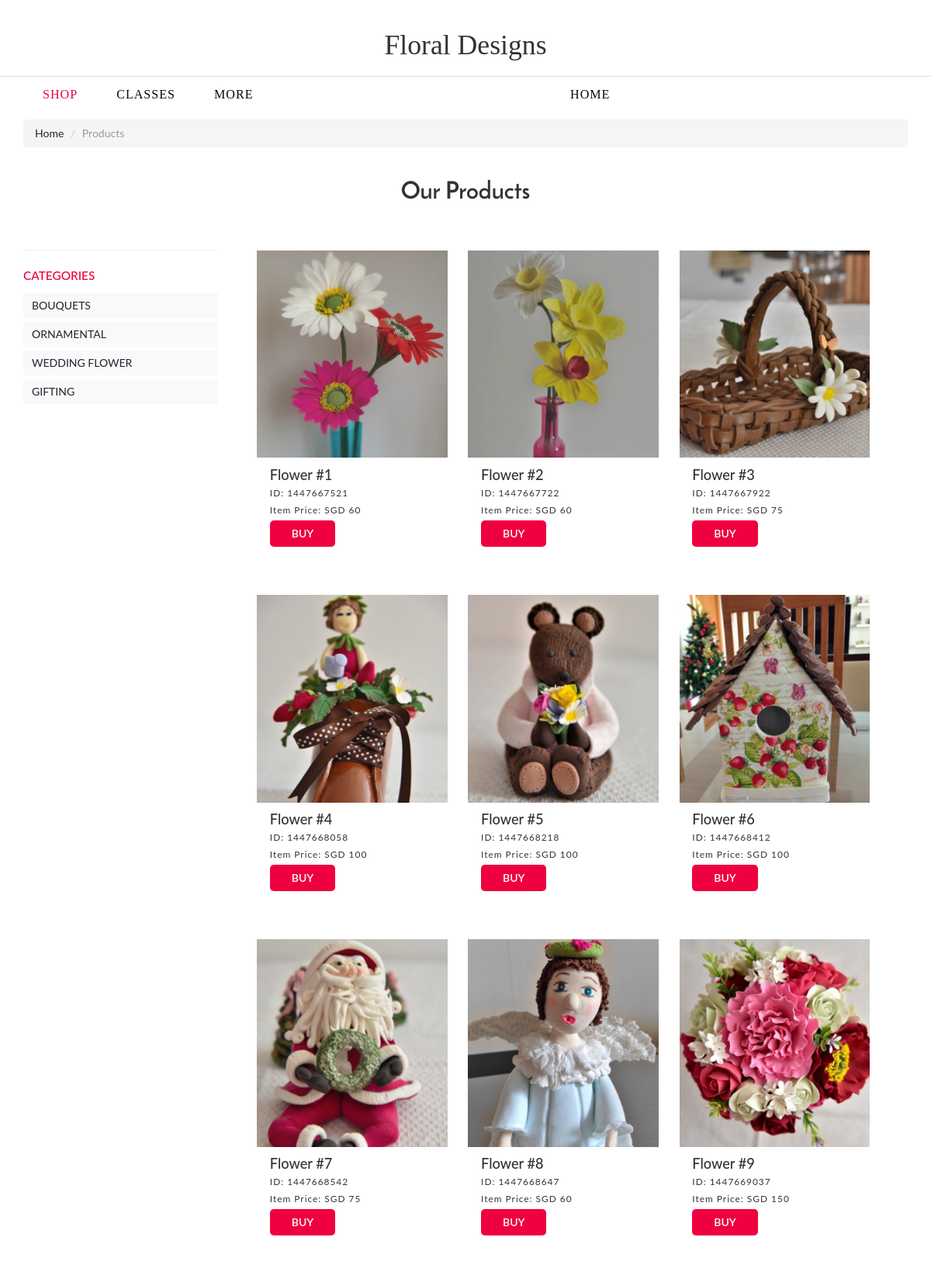
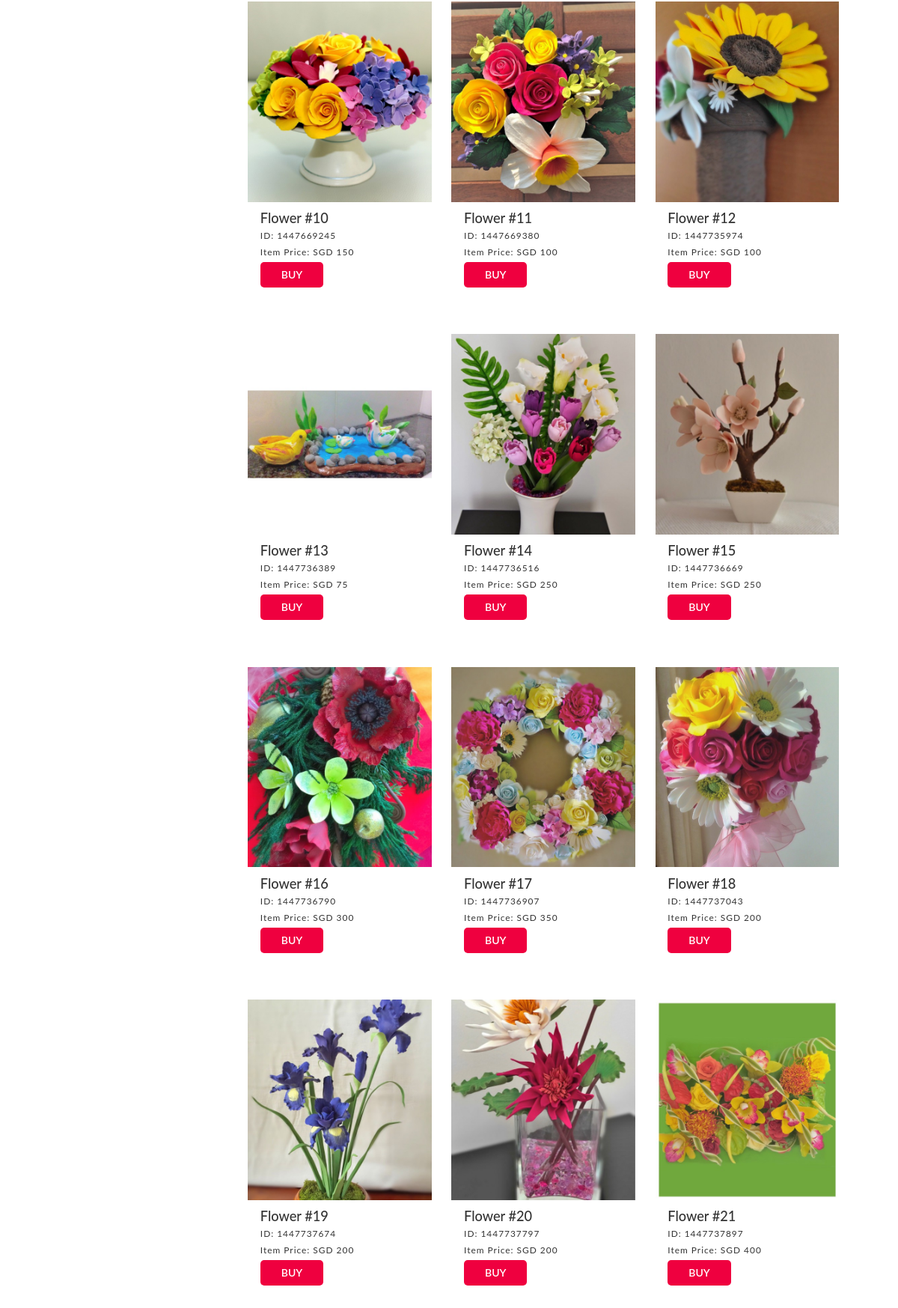
Page /product1.php (upper part) on the committed database (2 pictures, top to bottom).
### tables this page shows
CREATE TABLE `product_reg` (
  `id` int(11) NOT NULL,
  `name` varchar(200) NOT NULL,
  `description` varchar(1200) NOT NULL,
  `stock` int(11) NOT NULL,
  `mrp` float NOT NULL,
  `price` float NOT NULL,
  `field1` varchar(200) NOT NULL,
  `field2` varchar(200) NOT NULL,
  `field3` varchar(200) NOT NULL,
  `field4` varchar(200) NOT NULL,
  `field5` varchar(200) NOT NULL,
  `category` enum('BOUQUETS','ORNAMENTAL','WEDDING FLOWER','GIFTING') NOT NULL,
  `image1` varchar(200) NOT NULL,
  `image2` varchar(200) NOT NULL,
  `image3` varchar(200) NOT NULL,
  `image4` varchar(200) NOT NULL,
  PRIMARY KEY (`id`)
);

### product1.php (the view, shortened to what this page needs)
<?php
include('connect.php');
?>
<!DOCTYPE html>
<html>
<head>
<link href="css/bootstrap.css" rel="stylesheet" type="text/css" media="all" />
<link href="css/style.css" rel="stylesheet" type="text/css" media="all" />
<link href="css/memenu.css" rel="stylesheet" type="text/css" media="all" />
<link href="css/form.css" rel="stylesheet" type="text/css" media="all" />
</head>
<body>
<div class="full">
<div class="header-top">
	 <div class="header-bottom">
				<div class="logo">
					<a href="index.html">
					<h1>Floral Designs</h1></a>
				</div>
		 <div class="container">
			 <div class="top-nav">
				<ul class="memenu skyblue"><li class="grid"><a href="index.html">Home</a></li>
					<li class="active"><a href="product.php">SHOP</a></li>
					<li class="grid"><a href="#">CLASSES</a></li>
					<li class="grid"><a href="#">MORE</a>
                    </li>
				</ul>
			 </div>
		 </div>
     </div>
</div>
<div class="product-model">
	 <div class="container">
		 <ol class="breadcrumb">
		  <li><a href="index.html">Home</a></li>
		  <li class="active">Products</li>
		 </ol>
		 <h2>Our Products</h2>
         <div class="rsidebar span_1_of_left">
				<section  class="sky-form">
					 	<div class="product_right">
                             <h4 class="m_2">Categories</h4>
                             <div class="tab1">
                                 <ul class="place">
                                     <li class="sort"><a href="product.php">BOUQUETS</a></li>
                                     <div class="clearfix"> </div>
                                 </ul>
                             </div>
                             <div class="tab2">
                                 <ul class="place">
                                     <li class="sort"><a href="product1.php">ORNAMENTAL</a> </li>
                                        <div class="clearfix"> </div>
                                  </ul>
                              </div>
                             <div class="tab3">
                                 <ul class="place">
                                     <li class="sort"><a href="product2.php">WEDDING FLOWER</a> </li>
                                        <div class="clearfix"> </div>
                                  </ul>
                              </div>
                             <div class="tab4">
                                 <ul class="place">
                                     <li class="sort"><a href="product3.php">GIFTING</a></li>
                                        <div class="clearfix"> </div>
                                  </ul>
                              </div>
                        </div>
				 </section>
		 </div>
		 <div class="col-md-9 product-model-sec">
         <?php
			$result = $db->prepare("SELECT * FROM product_reg where category='ORNAMENTAL'");
			$result->execute();
			for($i=0; $row = $result->fetch(); $i++){
         ?>
             <a href="single.php?id=<?php echo $row['id']; ?>">
                 <div class="product-grid love-grid">
                    <div class="product-img b-link-stripe b-animate-go  thickbox">
                        <img src="<?php echo $row['image1']; ?>" class="img-responsive" alt=""/>
                        <div class="b-wrapper">
                        </div>
                    </div>
                	<div class="product-info simpleCart_shelfItem">
                    	<div class="product-info-cust prt_name">
                            <h4>Flower #<?php echo $i+1; ?></h4>
                            <p>ID: <?php echo $row['id']; ?></p>
                            <p class="item_price">Item Price: SGD <?php echo $row['price']; ?></p>
                            <input type="button" class="item_add items" value="BUY">
                    	</div>
                	</div>
            	</div>
             </a>
         <?php }?>
		 </div>
	 </div>
</div>
</div>
</body>
</html>

### css/style.css (style rules this page uses)
body { background:#fff; font-family: 'Lato', sans-serif; }
body a { transition: 0.5s all; -webkit-transition: 0.5s all; -o-transition: 0.5s all; -moz-transition: 0.5s all; -ms-transition: 0.5s all; }
ul { padding: 0; margin: 0; }
h1,h2,h3,h4,h5,h6,label,p { margin:0; }
.header-bottom { padding: 1em 0; }
.logo a h1 { color:#333; font-family: 'Fanwood Text', serif; font-size: 2.55em; font-weight: 100; }
.logo { text-align: center; padding: 25px 0 20px 0px; border-bottom: 1px solid #DEDEDE; }
.top-nav { margin-top: 0; margin: 1% auto auto 0; display: block; }
.product-model-sec { margin: 4em 0 0 0; float: right; }
.rsidebar { display: block; float: left; margin:4em 2em 0% 0; width: 22%; }
.b-link-stripe { position:relative; display:inline-block; vertical-align:top; font-weight: 300; overflow:hidden; width: 100%; }
.b-link-stripe .b-wrapper { position:absolute; width:100%; height:100%; top:0; left:0; text-align:center; color:#ffffff; overflow:hidden; }
.b-animate-go { text-decoration:none; }
.product-grid { width: 30%; margin: 0 3% 4% 0; float: left; position: relative; transition: 0.5s all; -webkit-transition: 0.5s all; -moz-transition: 0.5s all; -o-transition: 0.5s all; min-height: 200px; border:1px solid #fff; }
.product-img img { width: 100%; padding:0em 0em 0; }
.product-info-cust { float: left; padding: 0.8em 1.2em; }
.item_add { color:#fff; text-decoration:none; font-weight:600; padding:0.5em 2em; display:inline-block; border-radius:5px; -moz-border-radius: 5px; -webkit-border-radius: 5px; -o-border-radius: 5px; margin: 0px 16px 0px 0px; background:#EF003F; border:none; outline:none; }
.prt_name { padding: 0.8em 1.2em; float:none; }
.items { float:none; margin: 0 0 16px 0px; }
.product-info-cust h4 { color:#333333; font-weight:500; font-size:1.3em; }
.product-info-cust p { margin:5px 0; letter-spacing:1px; font-size:0.85em; color:#333333; }
ul.place { margin: 5px 0; background: #f9f9f9; width: 100%; padding:0px 5px; cursor: pointer; }
ul.place li { display: inline-block; padding: 6px; }
ul.place li { color: #8c8c8c; text-decoration: none; cursor: pointer; }
ul.place li.sort { float:left; }
.product-model h2,h2.top,.contact h3 { font-size: 2.2em; font-family: 'JosefinSans-Bold'; color: #333; text-align:center; }
.breadcrumb { margin-bottom: 3em !important; }
.full { overflow:hidden; }

### css/memenu.css (style rules this page uses)
.memenu { margin:0;padding:0;width:100%;list-style:none;display:inline-block;position:relative;font-family:Calibri,Arial;font-size:115% }
.memenu li { display:inline-block;text-align:left; }
.memenu>li>a { font-family: 'Fanwood Text', serif; float:left;padding: 5px 25px 5px 25px;color:#caccce;font-weight:400; letter-spacing:1px;text-decoration:none;text-transform:uppercase;transition:color .4s ease-in-out;-moz-transition:color .4s ease-in-out;-webkit-transition:color .4s ease-in-out;-o-transition:color .4s ease-in-out }
.skyblue li>a,.skyblue>li.showhide span { color:#080808; }
.skyblue>li:hover>a,.skyblue>li.active>a,.skyblue .dropdown li:hover>a { color:#EF003F }
.memenu { list-style:none; margin:0; padding:0; text-align:center; }
.memenu li { display:inline; }
.memenu a { display:inline-block; padding:10px; }
@media (max-width: 1280px) { .memenu>li>a { padding: 0px 25px 0px 25px; } }

### css/form.css (style rules this page uses)
.sky-form h4 { padding: 10px 0; text-transform: uppercase; color: #EF003F; font-size:1.1em; }
section.sky-form { border-top:1px solid #eee; padding:1em 0; }

### rows in the picture
product_reg: image1 (picture), id "1447667521", price "60"
product_reg: image1 (picture), id "1447667722", price "60"
product_reg: image1 (picture), id "1447667922", price "75"
product_reg: image1 (picture), id "1447668058", price "100"
product_reg: image1 (picture), id "1447668218", price "100"
product_reg: image1 (picture), id "1447668412", price "100"
product_reg: image1 (picture), id "1447668542", price "75"
product_reg: image1 (picture), id "1447668647", price "60"
product_reg: image1 (picture), id "1447669037", price "150"
product_reg: image1 (picture), id "1447669245", price "150"
product_reg: image1 (picture), id "1447669380", price "100"
product_reg: image1 (picture), id "1447735974", price "100"
product_reg: image1 (picture), id "1447736389", price "75"
product_reg: image1 (picture), id "1447736516", price "250"
product_reg: image1 (picture), id "1447736669", price "250"
product_reg: image1 (picture), id "1447736790", price "300"
product_reg: image1 (picture), id "1447736907", price "350"
product_reg: image1 (picture), id "1447737043", price "200"
product_reg: image1 (picture), id "1447737674", price "200"
product_reg: image1 (picture), id "1447737797", price "200"
product_reg: image1 (picture), id "1447737897", price "400"
